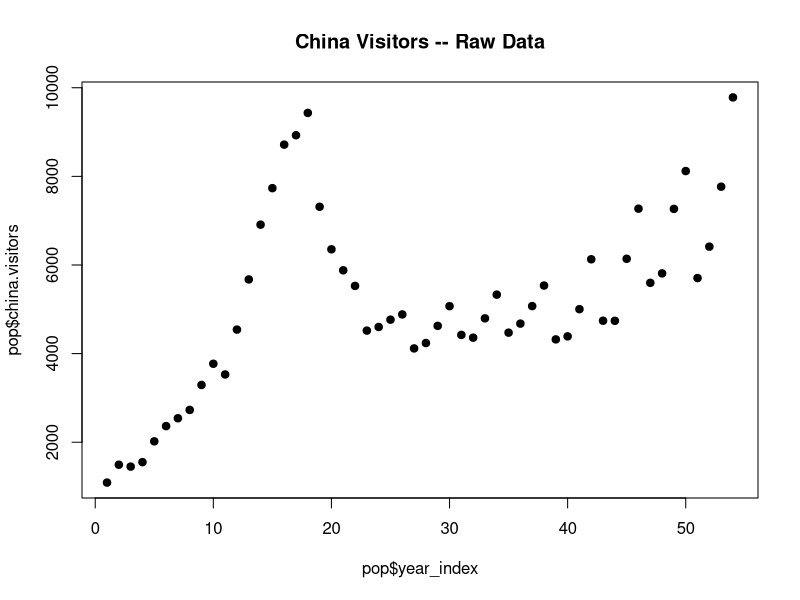
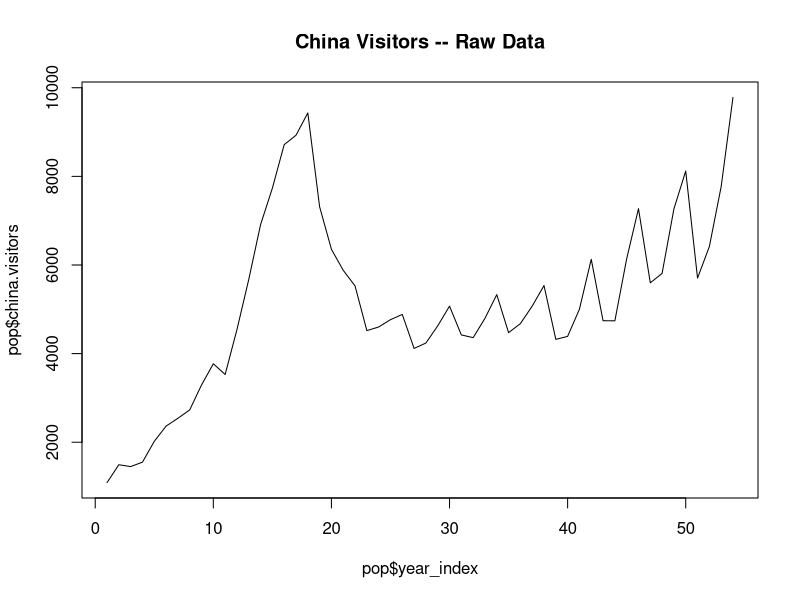
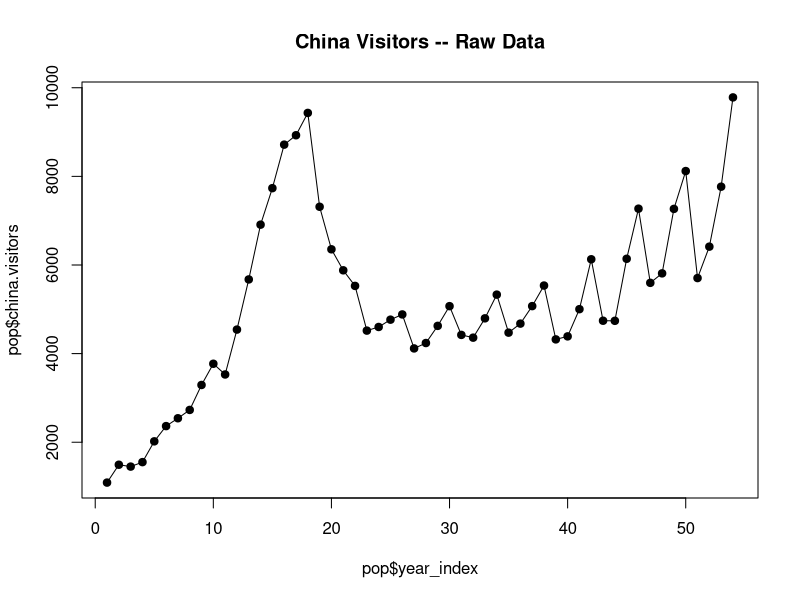

Source code (R) for these figures, in order: (Note: this script raises an error after producing the figures.)
#Dalton Anderson

library(readxl)
library(dplyr)
library(ggplot2)

rm(list=ls())

#preprocessing

#1.) Load in dataset
#Import data
pop_master <- read_excel("6304 Module 7 Assignment Data.xlsx")

names(pop_master)
colnames(pop_master)=tolower(make.names(colnames(pop_master)))
names(pop_master)


#2.) Create a new "index" variable in the data frame which will be an identifying sequential numbering of rows 
#from 1 to the number of rows in the data frame.
pop <- tibble::rowid_to_column(pop_master, "year_index")

#analysis

#1.) Show a plot of the data using the number of visitors as the "y" variable in the plot.
#part of code from class - not all my code

plot(pop$year_index,pop$china.visitors,pch=19,
     main="China Visitors -- Raw Data")
plot(pop$year_index,pop$china.visitors,type="l",pch=19,
     main="China Visitors -- Raw Data")
plot(pop$year_index,pop$china.visitors,type="o",pch=19,
     main="China Visitors -- Raw Data")
points(pop.out$fitted.values,type="l",lwd=3,col="red")
cor(pop$pop$year_index,pop.out$fitted.values)
plot(pop$item,rstandard(pop.out),pch=19,type="o",
     main="pop Model, Standardized Residuals")
abline(0,0,col="red",lwd=3)

#2.) Using all the data parameterize a base time series simple regression model using "index" as the independent variable.
#Show the summary of your regression output.

pop.out = lm(china.visitors ~ year_index, data = pop)
summary(pop.out)

#3.) Drawing on Analysis Part 1 above, show a properly titled plot of the time series data with the simple regression line 
#layered on the graph in a contrasting color.

plot(pop$year_index,pop$china.visitors,pch=19,
     main="China Visitors -- Raw Data vs Model Fit")
plot(pop$year_index,pop$china.visitors,type="l",pch=19,
     main="China Visitors -- Raw Data vs Model Fit")
plot(pop$year_index,pop$china.visitors,type="o",pch=19,
     main="China Visitors -- Raw Data vs Model Fit")
points(pop.out$fitted.values,type="l",lwd=3,col="red")
cor(pop$pop$year_index,pop.out$fitted.values)
plot(pop$item,rstandard(pop.out),pch=19,type="o",
     main="pop Model, Standardized Residuals")
abline(0,0,col="red",lwd=3)

#4.)	Execute and interpret a Durbin-Watson test on your model results.
#durbin-watson ranges from 0 to 4
#2 is no autocorrelation
#1.5 to 2.5 is a normal range
#serial 0 is closer to postive serial 4 is negative
durbin.out=car::durbinWatsonTest(pop.out)
durbin.out



#interpretation
#reject the null the hypothsis with a p-value of zero, there is a postive autocorrelation.
#we need to get a better understanding on these fluctuations then fit them into the model.


#5.)	Note the original data appears to have a pronounced cyclical pattern.  
#Assuming the complete cycles are four quarters long, construct a set of seasonal indices
#which describe the typical annual fluctuations in visitors.  Use these indices to deseasonalize the visitors data.  
#Store this deseasonalized data in a column in the original data frame.

#Making Seasonal Indices
#code from class
indices=data.frame(quarter=1:4,average=0,index=0)
for(i in 1:4) {
  count=0
  for(j in 1:nrow(pop)) {
    if(i==pop$quarter[j]) {
      indices$average[i]=indices$average[i]+pop$china.visitors[j]
      count=count+1
    }
  }
  indices$average[i]=indices$average[i]/count
  indices$index[i]=indices$average[i]/mean(pop$china.visitors)
}
#Deseasonalizing the original data
for(i in 1:4){
  for(j in 1:nrow(pop)){
    if(i==pop$quarter[j]){
      pop$deseason.china.visitors[j]=pop$china.visitors[j]/indices$index[i]
    }
  }
}

#desrasonlized plot
desreg.out=lm(deseason.china.visitors~year_index,data=pop)
summary(desreg.out)
points(pop$year_index,desreg.out$fitted.values,type="l",
       lwd=3,col="blue")
plot(pop$year_index,rstandard(desreg.out),pch=19,type="o",
     main="Deseasonalized Forecasts -- Standardized Errors")
abline(0,0,col="red",lwd=3)
cor(pop$china.visitors,desreg.out)

#Comparison of Seasonalized and Deseasonalized
plot(pop$year_index,pop$china.visitors,type="o",pch=19,
     main="Original and Deseasonalized Data")
points(pop$year_index,pop$deseason.china.visitors,type = "o",
       pch=19,col="red")
#errors
for(j in 1:nrow(pop)) {
  xx =pop$quarter[j]
  pop$reseason.y.hat[j]=desreg.out$fitted.values[j]*indices$index[xx]
  pop$reseason.error[j]=pop$china.visitors[j]-pop$resonason.y.hat[j]
}
#reseasonalizing forecasts
pop$deseason.forecast=desreg.out$fitted.values
for(i in 1:4){
  for(j in 1:nrow(pop)){
    if(i==pop$quarter[j]){
      pop$reseason.forecast[j]=pop$deseason.forecast[j]*
        indices$index[i]
    }
  }
}

plot(pop$year_index,pop$china.visitors,type="o",pch=19,
     main="Original Data and Reseasonalized Forecasts")
points(pop$year_index,pop$reseason.forecast,
       type="o",pch=19,col="red")
#I am not sure if this worked or not.
#fixed









#6.)	Using the deseasonalized data parameterize four different regression models.
#A simple regression model will be the base case to be followed by second order, third order, and fourth order polynomial models 
#which attempt to describe the longer-term secular fluctuations in the deseasonalized data.  

#create models together
#base
pop.out = lm(china.visitors ~ year_index, data = pop)
#create degree columns in model dataset
pop$quarter2 = pop$quarter^2
pop$quarter3 = pop$quarter^3 
pop$quarter4 = pop$quarter^4 
#deseasonalized
pop.outds = lm(deseason.china.visitors ~ year_index, data = pop)
summary(pop.outds)
plot(pop$year_index,pop$china.visitors,type="o",pch=19,
     main="Original and Deseasonalized Data")
points(pop$year_index,pop.outds$fitted.values,type = "o",
       pch=19,col="red")
#deseasonalized ^2
pop.outds2 = lm(deseason.china.visitors ~ pop$year_index + I(pop$year_index^2), data = pop)
summary(pop.outds2)
plot(pop$year_index,pop$china.visitors,type="o",pch=19,
     main="Original and Deseasonalized Data ^2")
points(pop$year_index,pop.outds2$fitted.values,type = "o",
       pch=19,col="red")
#deseasonalized ^3
pop.outds3 = lm(deseason.china.visitors ~ year_index + I(pop$year_index^2) + I(pop$year_index^3), data = pop)
summary(pop.outds3)
plot(pop$year_index,pop$china.visitors,type="o",pch=19,
     main="Original and Deseasonalized Data ^3")
points(pop$year_index,pop.outds3$fitted.values,type = "o",
       pch=19,col="red")
#deseasonalized ^4
pop.outds4 = lm(deseason.china.visitors ~ year_index + I(pop$year_index^2) + I(pop$year_index^3) + I(pop$year_index^4), data = pop)
summary(pop.outds4)
plot(pop$year_index,pop$china.visitors,type="o",pch=19,
     main="Original and Deseasonalized Data ^4")
points(pop$year_index,pop.outds4$fitted.values,type = "o",
       pch=19,col="red")
#durbinWatsonTest
#base
summary(pop.out)
durbin.out=car::durbinWatsonTest(pop.out)
durbin.out
#deseasonalized 
summary(pop.outds)
durbin.outds=car::durbinWatsonTest(pop.outds)
durbin.outds
#deseasonalized ^2
summary(pop.outds2)
durbin.outds2=car::durbinWatsonTest(pop.outds2)
durbin.outds2
#deseasonalized ^3
summary(pop.outds3)
durbin.outds3=car::durbinWatsonTest(pop.outds3)
durbin.outds3
#deseasonalized ^4
summary(pop.outds4)
durbin.outds4=car::durbinWatsonTest(pop.outds4)
durbin.outds4


#7.)	Reseasonalize the fitted values for each of the four models, 
#storing the reseasonalized values in separate columns in the original data frame.  
#Drawing on Analysis Part 3 above, construct a plot showing the original data and the
#fitted values for each of the four regression models.  
#Show the four sets of fitted values plots in contrasting colors and title the graph appropriately.

#base
#reseasonalizing forecasts
pop$deseason.forecast=desreg.out$fitted.values
for(i in 1:4){
  for(j in 1:nrow(pop)){
    if(i==pop$quarter[j]){
      pop$reseason.forecast[j]=pop$deseason.forecast[j]*
        indices$index[i]
    }
  }
}
#-------------------------------------------------
#deseasonalized ^2
#reseasonalizing forecasts
pop$deseason.forecast2=pop.outds2$fitted.values
for(i in 1:4){
  for(j in 1:nrow(pop)){
    if(i==pop$quarter[j]){
      pop$reseason.forecast[j]=pop$deseason.forecast2[j]*
        indices$index[i]
    }
  }
}
#-------------------------------------------------
#deseasonalized ^3
#reseasonalizing forecasts
pop$deseason.forecast3=pop.outds3$fitted.values
for(i in 1:4){
  for(j in 1:nrow(pop)){
    if(i==pop$quarter[j]){
      pop$reseason.forecast[j]=pop$deseason.forecast3[j]*
        indices$index[i]
    }
  }
}
#-------------------------------------------------
#deseasonalized ^4
#reseasonalizing forecasts
pop$deseason.forecast4=pop.outds4$fitted.values
for(i in 1:4){
  for(j in 1:nrow(pop)){
    if(i==pop$quarter[j]){
      pop$reseason.forecast[j]=pop$deseason.forecast4[j]*
        indices$index[i]
    }
  }
}

plot(pop$year_index,pop$china.visitors,type="o",pch=19,
     main="Original and Deseasonalized Data")
points(pop$year_index,pop.outds$fitted.values,type = "o",
       pch=19,col="red")
points(pop$year_index,pop.outds2$fitted.values,type = "o",
       pch=19,col="blue")
points(pop$year_index,pop.outds3$fitted.values,type = "o",
       pch=19,col="green")
points(pop$year_index,pop.outds4$fitted.values,type = "o",
       pch=19,col="yellow")




#8.)	Select the model which in your view is the best fit to the deseasonalized data.  
#Give a brief justification as to why you believe your selection is the best fit. 
sumary(pop.outds3)
#interpretation
#I would go with pop.out3 the 3rd degree model since there is starting to see diminishing returns at 4th degree
#the 4th degree model isn't much better than the 3rd with an additional computational cost 

